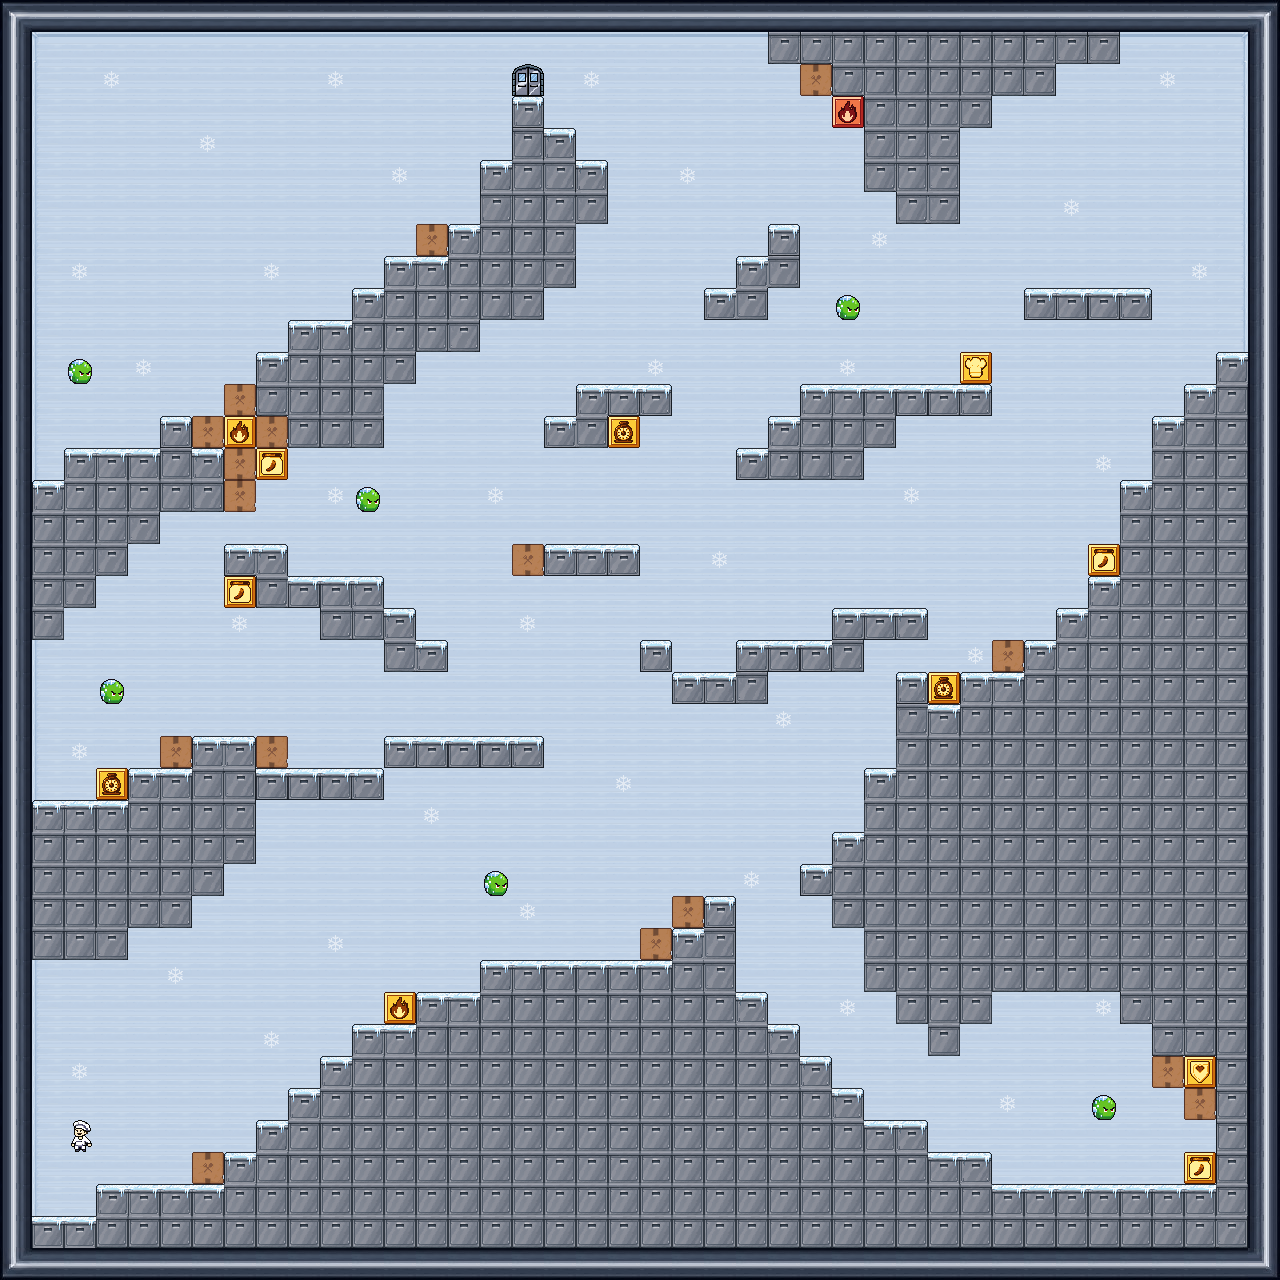

This is a level from a 2D game, rendered from its Tiled map with the project's own tilesets. A one-line summary and the map file follow, with tile-layer data summarised:
An orthogonal 40x40 tile map with 32x32 px tiles, 2 tile layers (Static, Dynamic), 3 tilesets.

<map version="1.10" tiledversion="1.12.2" orientation="orthogonal" renderorder="right-down" width="40" height="40" tilewidth="32" tileheight="32" infinite="0" nextlayerid="3" nextobjectid="1">
 <tileset firstgid="1" source="fridge.tsx" />
 <tileset firstgid="65" source="objects.tsx" />
 <tileset firstgid="78" source="objects.tsx" />
 <layer id="1" name="Static" width="40" height="40">
  <data>[1600 cells, 1600 non-empty, 29 distinct tile ids]</data>
 </layer>
 <layer id="2" name="Dynamic" width="40" height="40">
  <data>[1600 cells, 36 non-empty, 12 distinct tile ids]</data>
 </layer>
</map>
